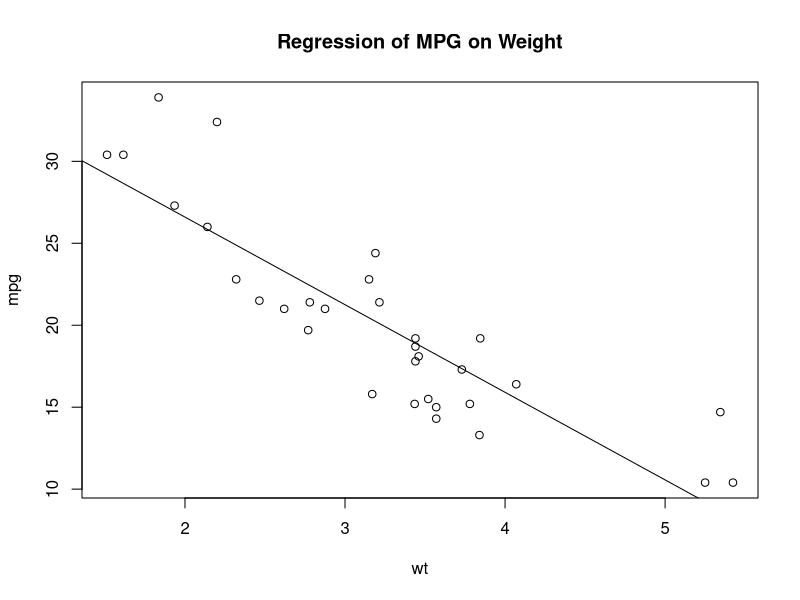
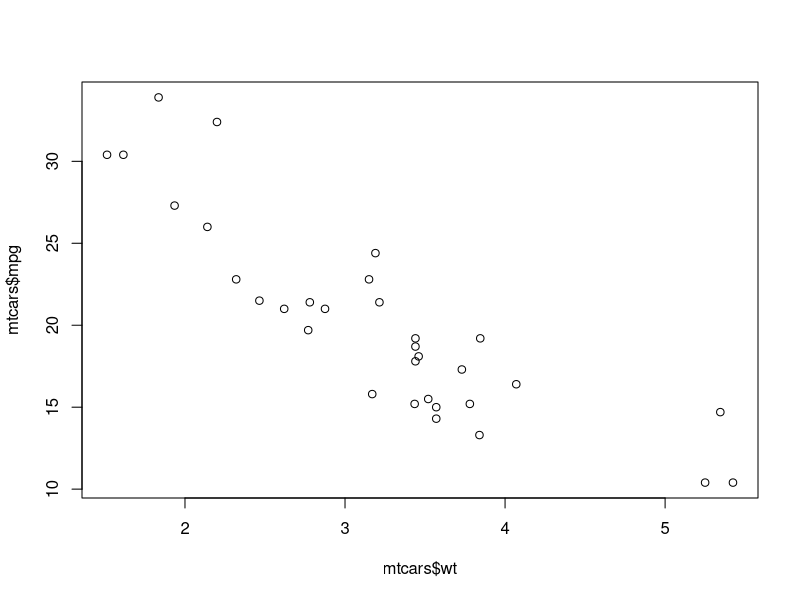

Write the R code that produced these figures, in order. (Note: this script raises an error after producing the figures.)
#Chapter - 3 : Getting Started with Graphs ------------------------------------------
# Creating and Saving Graphs
# Customising symbols, lines, colors & axes
# Annotating with text and titles
# Controlling a graphs dimensions
# Combining multiple graphs into one
# --- Graphs help in detecting relationship & patterns visually

#3.1 Working with Graphs
# Attach mtcars dataset, plot wt vs mpg; draw abline and give title to graph; detach mtcar

attach(mtcars)
help(mtcars)
str(mtcars)
#[, 1]	 mpg	 Miles/(US) gallon  ; [, 6]	 wt	 Weight (1000 lbs)
head(mtcars[,c(1,6)])

plot(wt,mpg)  # scatter Plot

abline(lm(mpg~wt))  # line of best fit

title("Regression of MPG on Weight")
detach(mtcars)

# Saving a Graph -----------
pdf('mygraph.pdf')
  plot(mtcars$wt, mtcars$mpg)
  abline(lm(mtcars$wt, mtcars$mpg))
  title("Regression of MPG on Weight")
dev.off()
# other method saving Plot - Export - Save as Image / Pdf : Copy to Clipboard
# creating new graph by issuing plot(), hist(), boxplot() will overwrite previous
#dev.prev() dev.next() to view

#Table 3.1  : Patient Response to drugs
dose <- c(20, 30, 40, 45, 60)
drugA <- c(16, 20, 27, 40, 60)
drugB <- c(15, 18, 25, 31, 40)
plot(dose, drugA, type='b')   # x on plots and joins them b - lines & points

help(plot)

# 3.3 Graphical Parameters
# customise font,s colors, axes, titles 
# specify through par() function - values stay till end of R session or next change
#par(optionname=value, ....)
#par()  - list of current graphical settings
par()
par(no.readonly = T)  # list of options  can be changed
# plotting symbol triangle, dashed line
opar= par(no.readonly=T)  # copy of current settings
par(lty=2, pch=17)
plot(dose, drugA, type='b')
par(opar)  # change to earlier settings
# rewrite as
par(lty=2)
par(pch=17)

# Another way with plot command
plot(dose, drugA, type='b', lty=3, pch=18)

# 3.3.1  Symbols & Lines -----------------
# pch - plotting sysbol
# cex - symbol size, 1.5 - 50% larger
# lty - line type
# lwd - line width : lwd=2 twice

# 3.3.2  = Colors
# col  - default plotting color col=c('red','blue','green') for 3 lines respectively
# col.axis
# col.lab    # axis labels
# col.main   # main title
# col.sub   # subtitles
#fg  # Foreground Color
#bg  # Background color
# White Colors : col=1, col='white', col='#FFFFFF', col=rgp(1,1,1), col =hsv(0,0,1) [ hue saturation]
# Vectors of colors - rainbow(), heat.colors(), terrain.colors(), topo.colors(), cm.colors(), gray(), gray(0:10/10)

n = 10
mycolors = rainbow(n)
pie(rep(1,n), labels=mycolors, col=mycolors)

mygrays = gray(0:n/n)
pie(rep(1,n), labels=mygrays, col=mygrays)

# 3.3.3 Text Characteristics
# specify text size, font, style
#cex, cex.axis, cex.lab , cex.main, cex.sub

# all graphs drawn after this statement will have same properties
opar = par(no.readonly = T)
par(font.lab=3, cex.lab=1.5, font.main=4, cex.main=2)

# font : 1 - plain, 2- bold, 3-italic, 4-bold italic, 5 - symbol 
# font.axis - axis text
# font.lab - font for data labels
# font.main - font for titles
# font.sub  - font for subtitles
# ps - point size 1/72 inch  ps = ps*cex
# family = serif, sans, mono  ( device dependent)
names(pdfFonts())  # check which fonts are available for output in pdf
pdf(file='myplot.pdf', family='fontname')

# 3.3.4  Graphs and margin dim
# pin - plot dimensions (width, height ) in inches
# mai - margin size - c(bottom, left, top, right) in inches
# mar - margin size - c(4,4,3,2) in inch respectively
par(pin=c(4,3), mai=c(1,5,1,.3))

#List 3.1
dose ; drugA ; drugB
opar = par(no.readonly = T)
par(pin=c(2,3))
par(lwd=2, cex=1.5)
par(cex.axis=.75, font.axis=3)
plot(dose, drugA, type='b', pch=19, lty=2, col='red')
par(pin=c(5,3))
plot(dose, drugB, type='b', pch=23, lty=6, col='blue', bg='green')
par(opar)
plot.new()

# 3.4 Adding Text, customised axes and legends ---------------- 

plot(dose, drugA, type="b",
     col="red", lty=2, pch=2, lwd=2,
     main="Clinical Trials for Drug A",
     sub="This is hypothetical data",
     xlab="Dosage", ylab="Drug Response",
     xlim=c(0, 60), ylim=c(0, 70))

# some high level graphs include default titles & lables
# remove them by adding ann=F in plot or sperate par()

# 3.4.1

title(main="main title", sub="sub-title",
      xlab="x-axis label", ylab="y-axis label")
plot(c(1,1), ann = F)
title(main="My Title", col.main="red",
      sub="My Sub-title", col.sub="blue",
      xlab="My X label", ylab="My Y label",
      col.lab="green", cex.lab=0.75)

# 3.4.2 Axis --------------------
axis(side, at=, labels=, pos=, lty=, col=, las=, tck=, ...)
# when plotting customised axis suppress default axis plotting 
# axes=F, : xaxt='n'  , yaxt='n' frame will be drawn
plot(1, ann = F)
plot(1, axes=F, ann=F)
plot(1, xaxt='n', ann=F)
plot(1, yaxt='n', ann=F)

# Axis Options
#side : integer indicating side of graph 1-bottom, 2-left, 3-top, 4-right
#at   : location of tick marks
# labels : character vector of labels to be place at tick marks, if NULL, at values are used
#pos coordinates at which the axis line is to be drawn: value on other axis where it crosses
# lty : line type
# col - line & tick mark color
# las - lables parallel (0) or Perpendicular(2) to axis
# tck - length of tick mark : 0- suppress, 1 - gridline, default-0.01
#(...)


---
  
attach(mtcars)
layout(matrix(c(1,1,2,3),2,3,byrow=T))
hist(wt)
hist(mpg)
hist(disp)
detach(mtcars)

# Listing 3.4 ----------------
boxplot(mtcars$wt)

